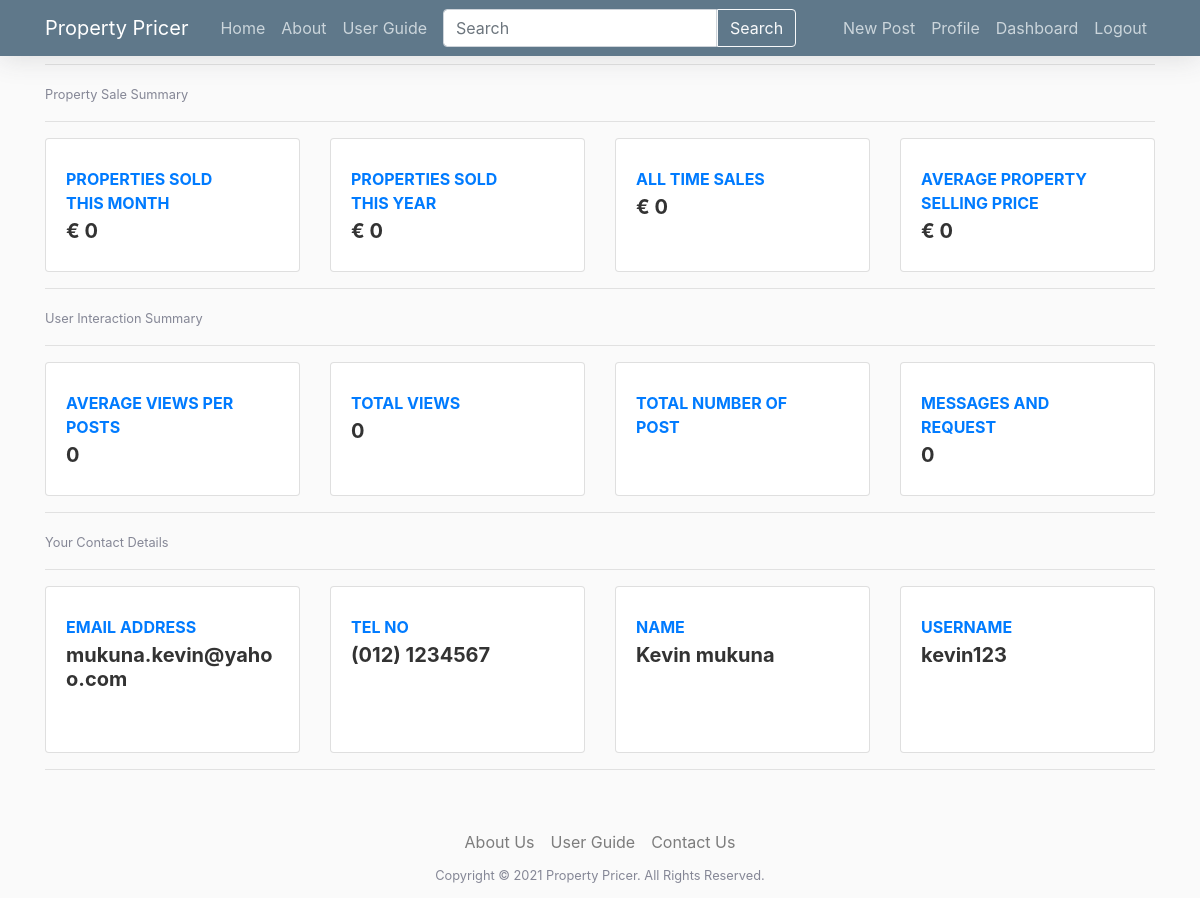
/dashboard/function (signed in), run on an earlier commit of the app's database.
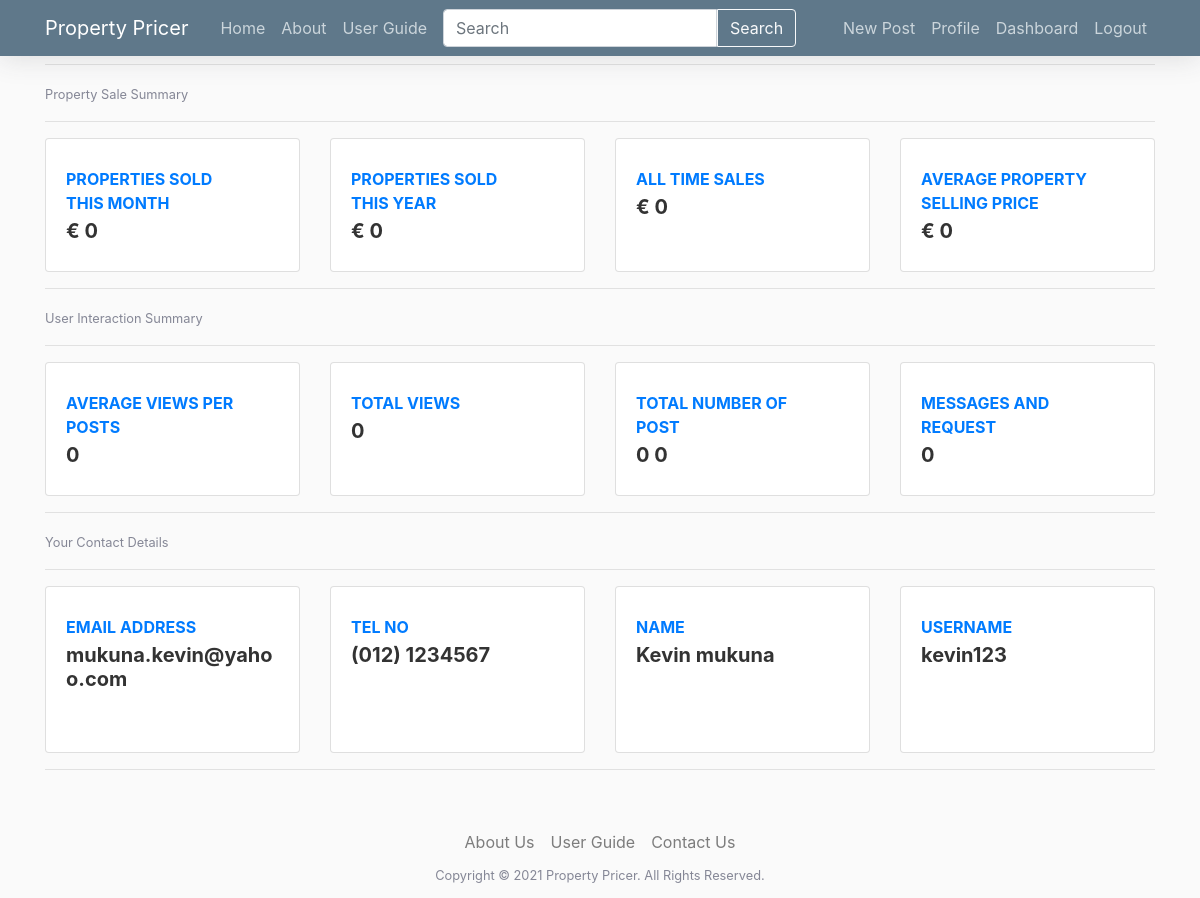
And on a later commit of the database.
### webpages/models.py (models this page shows, shortened)
class Post(models.Model):
    property_description = models.TextField(null=True, blank=True)
    address_line_1 = models.CharField(max_length=255)
    address_line_2 = models.CharField(max_length=255, null=True, blank=True)
    city = models.CharField(max_length=128, default='')
    county = models.CharField(max_length=128, default='')
    floor_plan = models.ImageField(upload_to="floor_plan", null=True, blank=True)
    property_type = models.CharField(max_length=128, default='',
                                     choices=PROPERTY_TYPE_CHOICES)
    number_of_bedrooms = models.PositiveIntegerField()
    number_of_bathrooms = models.PositiveIntegerField()
    energy_rating = models.CharField(max_length=128, default='',
                                     choices=ENERGY_RATING_CHOICES)
    size = models.PositiveIntegerField()
    date_posted = models.DateField(default=timezone.now)
    author = models.ForeignKey(User, related_name="user_posts", on_delete=models.CASCADE)
    price = models.PositiveIntegerField(null=True, blank=True, editable=True)
    estimated_price = models.PositiveIntegerField(null=False, blank=True, editable=False)
    __original_price = None
    """
        this method return a string to redirect the user after posting to that post by returning post details the
        primary key of the newly created post
    """
    """
        overwriting the django save method
        by passing in the estimated price into the price before it is saved
    """
    def save(self, force_insert=False, force_update=False, *args, **kwargs):
        estimated_price = price_pridiction_model(
            self.number_of_bedrooms,
            self.number_of_bathrooms,
            self.size,
            int(property_type_dict[self.property_type]),
            int(energy_rating_dict[self.energy_rating])
        )
        self.estimated_price = estimated_price
        super().save(force_insert, force_update, *args, **kwargs)

### webpages/views.py (the view)
# urls.py: path('dashboard/function', views.dashboard_user_functionality, name="function"),
@login_required
def dashboard_user_functionality(request):
    return render(request, 'dashboard/all_user_function.html')

### templates/dashboard/all_user_function.html (shortened to what the changed rows need)
{% extends "base.html" %}
{% load static %}
{% block content %}
{% if request.user.is_authenticated %}
    <div>
    <h1> Dashboard Manager </h1>
    <div class="row">
        <div id="myBtn3"  class="col-xl-3 col-md-8 mb-6">
            <div class="card border-left-primary shadow h-100 py-2">
                <div class="card-body">
                    <div class="row no-gutters align-items-center">
                        <div class="col mr-2">
                            <div class="text-xs font-weight-bold text-primary text-uppercase mb-1">
                                Total number of post</div>
                            <div class="h5 mb-0 font-weight-bold text-gray-800">
                                {% for post in user.user_posts.all reversed %}
                                {{ post | length }}
                                {% endfor %}
                            </div>
                        </div>
                    </div>
                </div>
            </div>
        </div>
    </div>
    <br>
    </div>
{% endif %}
{% endblock content%}

What changed in the data, as far as the page shows it:
added Post: post "0"
added Post: post "0"
